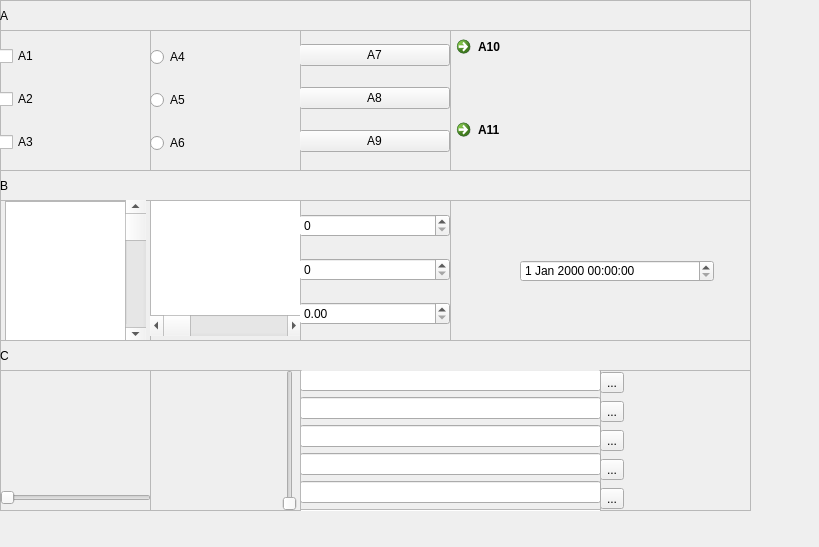
<?xml version="1.0" encoding="UTF-8"?>
<ui version="4.0">
 <class>Form</class>
 <widget class="QWidget" name="Form">
  <property name="geometry">
   <rect>
    <x>0</x>
    <y>0</y>
    <width>819</width>
    <height>547</height>
   </rect>
  </property>
  <property name="windowTitle">
   <string>Form</string>
  </property>
  <widget class="QFrame" name="frame">
   <property name="geometry">
    <rect>
     <x>0</x>
     <y>0</y>
     <width>751</width>
     <height>511</height>
    </rect>
   </property>
   <property name="frameShape">
    <enum>QFrame::StyledPanel</enum>
   </property>
   <property name="frameShadow">
    <enum>QFrame::Raised</enum>
   </property>
   <widget class="QFrame" name="frame_2">
    <property name="geometry">
     <rect>
      <x>0</x>
      <y>0</y>
      <width>751</width>
      <height>171</height>
     </rect>
    </property>
    <property name="frameShape">
     <enum>QFrame::StyledPanel</enum>
    </property>
    <property name="frameShadow">
     <enum>QFrame::Raised</enum>
    </property>
    <widget class="QLabel" name="label_3">
     <property name="geometry">
      <rect>
       <x>0</x>
       <y>0</y>
       <width>781</width>
       <height>31</height>
      </rect>
     </property>
     <property name="text">
      <string>A</string>
     </property>
    </widget>
    <widget class="QFrame" name="frame_5">
     <property name="geometry">
      <rect>
       <x>0</x>
       <y>30</y>
       <width>151</width>
       <height>141</height>
      </rect>
     </property>
     <property name="frameShape">
      <enum>QFrame::StyledPanel</enum>
     </property>
     <property name="frameShadow">
      <enum>QFrame::Raised</enum>
     </property>
     <widget class="QWidget" name="verticalLayoutWidget">
      <property name="geometry">
       <rect>
        <x>-1</x>
        <y>-1</y>
        <width>151</width>
        <height>141</height>
       </rect>
      </property>
      <layout class="QVBoxLayout" name="verticalLayout">
       <item>
        <widget class="QCheckBox" name="checkBox">
         <property name="text">
          <string>A1</string>
         </property>
        </widget>
       </item>
       <item>
        <widget class="QCheckBox" name="checkBox_2">
         <property name="text">
          <string>A2</string>
         </property>
        </widget>
       </item>
       <item>
        <widget class="QCheckBox" name="checkBox_3">
         <property name="text">
          <string>A3</string>
         </property>
        </widget>
       </item>
      </layout>
     </widget>
    </widget>
    <widget class="QFrame" name="frame_7">
     <property name="geometry">
      <rect>
       <x>150</x>
       <y>30</y>
       <width>151</width>
       <height>141</height>
      </rect>
     </property>
     <property name="frameShape">
      <enum>QFrame::StyledPanel</enum>
     </property>
     <property name="frameShadow">
      <enum>QFrame::Raised</enum>
     </property>
     <widget class="QWidget" name="verticalLayoutWidget_2">
      <property name="geometry">
       <rect>
        <x>0</x>
        <y>0</y>
        <width>151</width>
        <height>141</height>
       </rect>
      </property>
      <layout class="QVBoxLayout" name="verticalLayout_2">
       <item>
        <widget class="QRadioButton" name="radioButton">
         <property name="text">
          <string>A4</string>
         </property>
        </widget>
       </item>
       <item>
        <widget class="QRadioButton" name="radioButton_3">
         <property name="text">
          <string>A5</string>
         </property>
        </widget>
       </item>
       <item>
        <widget class="QRadioButton" name="radioButton_2">
         <property name="text">
          <string>A6</string>
         </property>
        </widget>
       </item>
      </layout>
     </widget>
    </widget>
    <widget class="QFrame" name="frame_6">
     <property name="geometry">
      <rect>
       <x>300</x>
       <y>30</y>
       <width>151</width>
       <height>141</height>
      </rect>
     </property>
     <property name="frameShape">
      <enum>QFrame::StyledPanel</enum>
     </property>
     <property name="frameShadow">
      <enum>QFrame::Raised</enum>
     </property>
     <widget class="QWidget" name="verticalLayoutWidget_3">
      <property name="geometry">
       <rect>
        <x>-1</x>
        <y>-1</y>
        <width>151</width>
        <height>141</height>
       </rect>
      </property>
      <layout class="QVBoxLayout" name="verticalLayout_3">
       <item>
        <widget class="QPushButton" name="pushButton">
         <property name="text">
          <string>A7</string>
         </property>
        </widget>
       </item>
       <item>
        <widget class="QPushButton" name="pushButton_3">
         <property name="text">
          <string>A8</string>
         </property>
        </widget>
       </item>
       <item>
        <widget class="QPushButton" name="pushButton_2">
         <property name="text">
          <string>A9</string>
         </property>
        </widget>
       </item>
      </layout>
     </widget>
    </widget>
    <widget class="QFrame" name="frame_9">
     <property name="geometry">
      <rect>
       <x>450</x>
       <y>30</y>
       <width>301</width>
       <height>141</height>
      </rect>
     </property>
     <property name="frameShape">
      <enum>QFrame::StyledPanel</enum>
     </property>
     <property name="frameShadow">
      <enum>QFrame::Raised</enum>
     </property>
     <widget class="QWidget" name="verticalLayoutWidget_5">
      <property name="geometry">
       <rect>
        <x>-1</x>
        <y>-1</y>
        <width>301</width>
        <height>160</height>
       </rect>
      </property>
      <layout class="QVBoxLayout" name="verticalLayout_5">
       <item>
        <widget class="QCommandLinkButton" name="commandLinkButton">
         <property name="text">
          <string>A10</string>
         </property>
        </widget>
       </item>
       <item>
        <widget class="QCommandLinkButton" name="commandLinkButton_2">
         <property name="text">
          <string>A11</string>
         </property>
        </widget>
       </item>
      </layout>
     </widget>
    </widget>
   </widget>
   <widget class="QFrame" name="frame_3">
    <property name="geometry">
     <rect>
      <x>0</x>
      <y>170</y>
      <width>751</width>
      <height>171</height>
     </rect>
    </property>
    <property name="frameShape">
     <enum>QFrame::StyledPanel</enum>
    </property>
    <property name="frameShadow">
     <enum>QFrame::Raised</enum>
    </property>
    <widget class="QLabel" name="label_2">
     <property name="geometry">
      <rect>
       <x>0</x>
       <y>0</y>
       <width>781</width>
       <height>31</height>
      </rect>
     </property>
     <property name="text">
      <string>B</string>
     </property>
    </widget>
    <widget class="QFrame" name="frame_10">
     <property name="geometry">
      <rect>
       <x>0</x>
       <y>30</y>
       <width>151</width>
       <height>141</height>
      </rect>
     </property>
     <property name="frameShape">
      <enum>QFrame::StyledPanel</enum>
     </property>
     <property name="frameShadow">
      <enum>QFrame::Raised</enum>
     </property>
     <widget class="QListView" name="listView">
      <property name="geometry">
       <rect>
        <x>5</x>
        <y>1</y>
        <width>121</width>
        <height>141</height>
       </rect>
      </property>
     </widget>
     <widget class="QScrollBar" name="verticalScrollBar">
      <property name="geometry">
       <rect>
        <x>125</x>
        <y>0</y>
        <width>21</width>
        <height>141</height>
       </rect>
      </property>
      <property name="orientation">
       <enum>Qt::Vertical</enum>
      </property>
     </widget>
    </widget>
    <widget class="QFrame" name="frame_11">
     <property name="geometry">
      <rect>
       <x>150</x>
       <y>30</y>
       <width>151</width>
       <height>141</height>
      </rect>
     </property>
     <property name="frameShape">
      <enum>QFrame::StyledPanel</enum>
     </property>
     <property name="frameShadow">
      <enum>QFrame::Raised</enum>
     </property>
     <widget class="QTextEdit" name="textEdit">
      <property name="geometry">
       <rect>
        <x>0</x>
        <y>0</y>
        <width>151</width>
        <height>121</height>
       </rect>
      </property>
     </widget>
     <widget class="QScrollBar" name="horizontalScrollBar">
      <property name="geometry">
       <rect>
        <x>0</x>
        <y>115</y>
        <width>151</width>
        <height>21</height>
       </rect>
      </property>
      <property name="orientation">
       <enum>Qt::Horizontal</enum>
      </property>
     </widget>
    </widget>
    <widget class="QFrame" name="frame_12">
     <property name="geometry">
      <rect>
       <x>300</x>
       <y>30</y>
       <width>151</width>
       <height>141</height>
      </rect>
     </property>
     <property name="frameShape">
      <enum>QFrame::StyledPanel</enum>
     </property>
     <property name="frameShadow">
      <enum>QFrame::Raised</enum>
     </property>
     <widget class="QWidget" name="verticalLayoutWidget_6">
      <property name="geometry">
       <rect>
        <x>-1</x>
        <y>-1</y>
        <width>151</width>
        <height>141</height>
       </rect>
      </property>
      <layout class="QVBoxLayout" name="verticalLayout_6">
       <item>
        <widget class="QSpinBox" name="spinBox"/>
       </item>
       <item>
        <widget class="QSpinBox" name="spinBox_2"/>
       </item>
       <item>
        <widget class="QDoubleSpinBox" name="doubleSpinBox"/>
       </item>
      </layout>
     </widget>
    </widget>
    <widget class="QFrame" name="frame_13">
     <property name="geometry">
      <rect>
       <x>450</x>
       <y>30</y>
       <width>301</width>
       <height>141</height>
      </rect>
     </property>
     <property name="frameShape">
      <enum>QFrame::StyledPanel</enum>
     </property>
     <property name="frameShadow">
      <enum>QFrame::Raised</enum>
     </property>
     <widget class="QDateTimeEdit" name="dateTimeEdit">
      <property name="geometry">
       <rect>
        <x>70</x>
        <y>60</y>
        <width>194</width>
        <height>22</height>
       </rect>
      </property>
     </widget>
    </widget>
   </widget>
   <widget class="QFrame" name="frame_4">
    <property name="geometry">
     <rect>
      <x>0</x>
      <y>340</y>
      <width>751</width>
      <height>171</height>
     </rect>
    </property>
    <property name="frameShape">
     <enum>QFrame::StyledPanel</enum>
    </property>
    <property name="frameShadow">
     <enum>QFrame::Raised</enum>
    </property>
    <widget class="QLabel" name="label">
     <property name="geometry">
      <rect>
       <x>0</x>
       <y>0</y>
       <width>781</width>
       <height>31</height>
      </rect>
     </property>
     <property name="text">
      <string>C</string>
     </property>
    </widget>
    <widget class="QFrame" name="frame_16">
     <property name="geometry">
      <rect>
       <x>600</x>
       <y>30</y>
       <width>151</width>
       <height>141</height>
      </rect>
     </property>
     <property name="frameShape">
      <enum>QFrame::StyledPanel</enum>
     </property>
     <property name="frameShadow">
      <enum>QFrame::Raised</enum>
     </property>
     <widget class="QWidget" name="verticalLayoutWidget_4">
      <property name="geometry">
       <rect>
        <x>0</x>
        <y>0</y>
        <width>151</width>
        <height>141</height>
       </rect>
      </property>
      <layout class="QVBoxLayout" name="verticalLayout_4">
       <item>
        <widget class="QToolButton" name="toolButton_2">
         <property name="text">
          <string>...</string>
         </property>
        </widget>
       </item>
       <item>
        <widget class="QToolButton" name="toolButton_5">
         <property name="text">
          <string>...</string>
         </property>
        </widget>
       </item>
       <item>
        <widget class="QToolButton" name="toolButton_4">
         <property name="text">
          <string>...</string>
         </property>
        </widget>
       </item>
       <item>
        <widget class="QToolButton" name="toolButton_3">
         <property name="text">
          <string>...</string>
         </property>
        </widget>
       </item>
       <item>
        <widget class="QToolButton" name="toolButton">
         <property name="text">
          <string>...</string>
         </property>
        </widget>
       </item>
      </layout>
     </widget>
    </widget>
    <widget class="QFrame" name="frame_17">
     <property name="geometry">
      <rect>
       <x>0</x>
       <y>30</y>
       <width>151</width>
       <height>141</height>
      </rect>
     </property>
     <property name="frameShape">
      <enum>QFrame::StyledPanel</enum>
     </property>
     <property name="frameShadow">
      <enum>QFrame::Raised</enum>
     </property>
     <widget class="QSlider" name="horizontalSlider">
      <property name="geometry">
       <rect>
        <x>0</x>
        <y>120</y>
        <width>151</width>
        <height>16</height>
       </rect>
      </property>
      <property name="orientation">
       <enum>Qt::Horizontal</enum>
      </property>
     </widget>
    </widget>
    <widget class="QFrame" name="frame_18">
     <property name="geometry">
      <rect>
       <x>300</x>
       <y>30</y>
       <width>301</width>
       <height>141</height>
      </rect>
     </property>
     <property name="frameShape">
      <enum>QFrame::StyledPanel</enum>
     </property>
     <property name="frameShadow">
      <enum>QFrame::Raised</enum>
     </property>
     <widget class="QWidget" name="verticalLayoutWidget_7">
      <property name="geometry">
       <rect>
        <x>0</x>
        <y>-1</y>
        <width>301</width>
        <height>257</height>
       </rect>
      </property>
      <layout class="QVBoxLayout" name="verticalLayout_7">
       <item>
        <widget class="QLineEdit" name="lineEdit"/>
       </item>
       <item>
        <widget class="QLineEdit" name="lineEdit_2"/>
       </item>
       <item>
        <widget class="QLineEdit" name="lineEdit_3"/>
       </item>
       <item>
        <widget class="QLineEdit" name="lineEdit_4"/>
       </item>
       <item>
        <widget class="QLineEdit" name="lineEdit_5"/>
       </item>
       <item>
        <widget class="QTextEdit" name="textEdit_2"/>
       </item>
      </layout>
     </widget>
    </widget>
    <widget class="QFrame" name="frame_19">
     <property name="geometry">
      <rect>
       <x>150</x>
       <y>30</y>
       <width>151</width>
       <height>141</height>
      </rect>
     </property>
     <property name="frameShape">
      <enum>QFrame::StyledPanel</enum>
     </property>
     <property name="frameShadow">
      <enum>QFrame::Raised</enum>
     </property>
     <widget class="QSlider" name="verticalSlider">
      <property name="geometry">
       <rect>
        <x>130</x>
        <y>0</y>
        <width>19</width>
        <height>141</height>
       </rect>
      </property>
      <property name="orientation">
       <enum>Qt::Vertical</enum>
      </property>
     </widget>
    </widget>
   </widget>
  </widget>
 </widget>
 <resources/>
 <connections/>
</ui>
